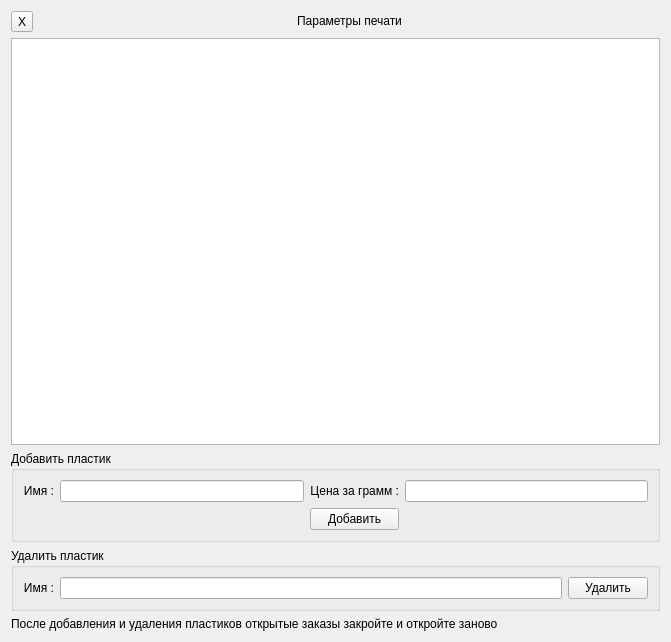
<?xml version="1.0" encoding="UTF-8"?>
<ui version="4.0">
 <class>ParamsForm</class>
 <widget class="QWidget" name="ParamsForm">
  <property name="geometry">
   <rect>
    <x>0</x>
    <y>0</y>
    <width>671</width>
    <height>642</height>
   </rect>
  </property>
  <property name="windowTitle">
   <string>Form</string>
  </property>
  <layout class="QGridLayout" name="gridLayout_3">
   <item row="5" column="0" colspan="2">
    <widget class="QGroupBox" name="groupBox_delPlastic">
     <property name="title">
      <string>Удалить пластик</string>
     </property>
     <layout class="QGridLayout" name="gridLayout_2">
      <item row="0" column="2">
       <widget class="QPushButton" name="pushButton_delPlastic">
        <property name="text">
         <string>Удалить</string>
        </property>
       </widget>
      </item>
      <item row="0" column="1">
       <widget class="QLineEdit" name="lineEdit_Del"/>
      </item>
      <item row="0" column="0">
       <widget class="QLabel" name="label_Del">
        <property name="text">
         <string>&lt;html&gt;&lt;head/&gt;&lt;body&gt;&lt;p align=&quot;right&quot;&gt;Имя :&lt;/p&gt;&lt;/body&gt;&lt;/html&gt;</string>
        </property>
       </widget>
      </item>
     </layout>
    </widget>
   </item>
   <item row="2" column="0" colspan="2">
    <widget class="QTableView" name="tableView_Params"/>
   </item>
   <item row="0" column="0">
    <widget class="QToolButton" name="toolButton_close">
     <property name="text">
      <string>X</string>
     </property>
    </widget>
   </item>
   <item row="3" column="0" colspan="2">
    <widget class="QGroupBox" name="groupBox">
     <property name="title">
      <string>Добавить пластик</string>
     </property>
     <layout class="QGridLayout" name="gridLayout">
      <item row="2" column="2">
       <widget class="QPushButton" name="pushButton_AddPlastic">
        <property name="text">
         <string>Добавить</string>
        </property>
       </widget>
      </item>
      <item row="1" column="1">
       <widget class="QLineEdit" name="lineEdit_Name"/>
      </item>
      <item row="1" column="2">
       <widget class="QLabel" name="label_Cost">
        <property name="text">
         <string>&lt;html&gt;&lt;head/&gt;&lt;body&gt;&lt;p align=&quot;right&quot;&gt;Цена за грамм :&lt;/p&gt;&lt;/body&gt;&lt;/html&gt;</string>
        </property>
       </widget>
      </item>
      <item row="1" column="3">
       <widget class="QLineEdit" name="lineEdit_Cost"/>
      </item>
      <item row="1" column="0">
       <widget class="QLabel" name="label_Name">
        <property name="text">
         <string>&lt;html&gt;&lt;head/&gt;&lt;body&gt;&lt;p align=&quot;right&quot;&gt;Имя :&lt;/p&gt;&lt;/body&gt;&lt;/html&gt;</string>
        </property>
       </widget>
      </item>
     </layout>
    </widget>
   </item>
   <item row="0" column="1">
    <widget class="QLabel" name="label">
     <property name="text">
      <string>&lt;html&gt;&lt;head/&gt;&lt;body&gt;&lt;p align=&quot;center&quot;&gt;Параметры печати&lt;/p&gt;&lt;/body&gt;&lt;/html&gt;</string>
     </property>
    </widget>
   </item>
   <item row="6" column="0" colspan="2">
    <widget class="QLabel" name="label_Info">
     <property name="text">
      <string>После добавления и удаления пластиков открытые заказы закройте и откройте заново</string>
     </property>
    </widget>
   </item>
  </layout>
 </widget>
 <resources/>
 <connections/>
</ui>
